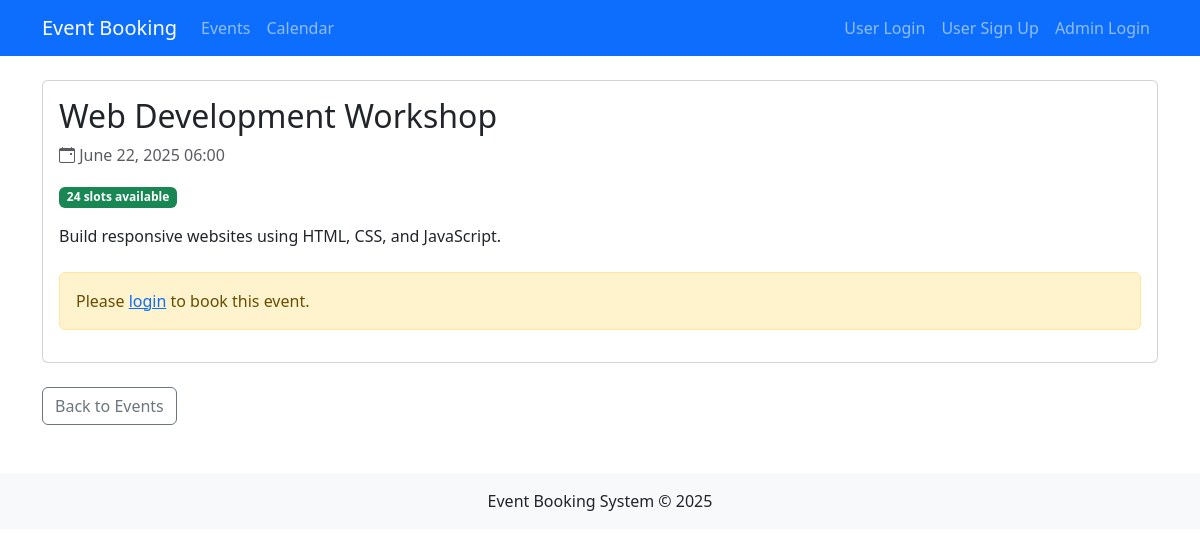
The app's page /booking/event/7/ with its own data.
### booking/models.py (models this page shows, shortened)
class Event(models.Model):
    name = models.CharField(max_length=200)
    description = models.TextField()
    date = models.DateTimeField()
    max_participants = models.PositiveIntegerField()
    created_at = models.DateTimeField(auto_now_add=True)
    updated_at = models.DateTimeField(auto_now=True)
    @property
    def available_slots(self):
        return self.max_participants - self.booking_set.count()
    def is_fully_booked(self):
        return self.available_slots <= 0

### booking/views.py (the view)
# urls.py: path('event/<int:event_id>/', views.event_detail, name='event_detail'),
def event_detail(request, event_id):
    event = get_object_or_404(Event, pk=event_id)
    user_has_booked = False
    if request.user.is_authenticated:
        user_has_booked = Booking.objects.filter(user=request.user, event=event).exists()
    return render(request, 'booking/event_detail.html', {
        'event': event,
        'user_has_booked': user_has_booked,
    })

### booking/templates/booking/event_detail.html (shortened to what this page needs)
{% extends 'booking/base.html' %}
{% block content %}
<div class="card mb-4">
    <div class="card-body">
        <div class="d-flex justify-content-between align-items-start">
            <h2 class="card-title">{{ event.name }}</h2>
        </div>
        <p class="text-muted"><i class="bi bi-calendar-event"></i> {{ event.date|date:"F j, Y H:i" }}</p>
        <div class="mb-3">
            <span class="badge bg-{% if event.is_fully_booked %}danger{% else %}success{% endif %}">
                {% if event.is_fully_booked %}Fully Booked{% else %}{{ event.available_slots }} slots available{% endif %}
            </span>
        </div>
        <p class="card-text">{{ event.description }}</p>
        {% if user.is_authenticated %}
        <div class="mt-4">
            {% if user_has_booked %}
            <form method="post" action="{% url 'cancel_booking' event.id %}">
                {% csrf_token %}
                <button type="submit" class="btn btn-danger">Cancel Booking</button>
            </form>
            {% elif not event.is_fully_booked %}
            <form method="post" action="{% url 'book_event' event.id %}">
                {% csrf_token %}
                <button type="submit" class="btn btn-primary">Book Now</button>
            </form>
            {% endif %}
        </div>
        {% else %}
        <div class="alert alert-warning mt-4">
            Please <a href="{% url 'admin:login' %}?next={% url 'event_detail' event.id %}">login</a> to book this event.
        </div>
        {% endif %}
    </div>
</div>
<a href="{% url 'event_list' %}" class="btn btn-outline-secondary">Back to Events</a>
{% endblock %}

### records on screen
Event: name "Web Development Workshop", date "June 22, 2025 06:00", available_slots "24", description "Build responsive websites using HTML, CSS, and JavaScript."
